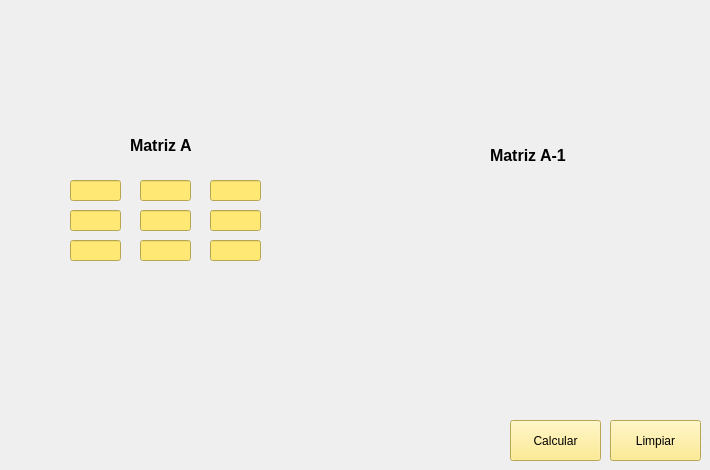
   <widget class="QWidget" name="tab_7">
    <attribute name="title">
     <string>Inversa</string>
    </attribute>
    <widget class="QLineEdit" name="txt_Ia22">
     <property name="geometry">
      <rect>
       <x>210</x>
       <y>240</y>
       <width>51</width>
       <height>21</height>
      </rect>
     </property>
     <property name="styleSheet">
      <string notr="true">background-color: rgb(255, 232, 115);
color: rgb(0, 0, 0);</string>
     </property>
    </widget>
    <widget class="QLabel" name="lbl_inv01">
     <property name="geometry">
      <rect>
       <x>500</x>
       <y>180</y>
       <width>61</width>
       <height>16</height>
      </rect>
     </property>
     <property name="font">
      <font>
       <pointsize>10</pointsize>
       <bold>true</bold>
      </font>
     </property>
     <property name="text">
      <string/>
     </property>
    </widget>
    <widget class="QLabel" name="lbl_inv12">
     <property name="geometry">
      <rect>
       <x>570</x>
       <y>210</y>
       <width>61</width>
       <height>16</height>
      </rect>
     </property>
     <property name="font">
      <font>
       <pointsize>10</pointsize>
       <bold>true</bold>
      </font>
     </property>
     <property name="text">
      <string/>
     </property>
    </widget>
    <widget class="QLabel" name="lbl_inv00">
     <property name="geometry">
      <rect>
       <x>430</x>
       <y>180</y>
       <width>61</width>
       <height>16</height>
      </rect>
     </property>
     <property name="font">
      <font>
       <pointsize>10</pointsize>
       <bold>true</bold>
      </font>
     </property>
     <property name="text">
      <string/>
     </property>
    </widget>
    <widget class="QLineEdit" name="txt_Ia21">
     <property name="geometry">
      <rect>
       <x>140</x>
       <y>240</y>
       <width>51</width>
       <height>21</height>
      </rect>
     </property>
     <property name="styleSheet">
      <string notr="true">background-color: rgb(255, 232, 115);
color: rgb(0, 0, 0);</string>
     </property>
    </widget>
    <widget class="QLineEdit" name="txt_Ia11">
     <property name="geometry">
      <rect>
       <x>140</x>
       <y>210</y>
       <width>51</width>
       <height>21</height>
      </rect>
     </property>
     <property name="styleSheet">
      <string notr="true">background-color: rgb(255, 232, 115);
color: rgb(0, 0, 0);</string>
     </property>
    </widget>
    <widget class="QLabel" name="lbl_inv11">
     <property name="geometry">
      <rect>
       <x>500</x>
       <y>210</y>
       <width>61</width>
       <height>16</height>
      </rect>
     </property>
     <property name="font">
      <font>
       <pointsize>10</pointsize>
       <bold>true</bold>
      </font>
     </property>
     <property name="text">
      <string/>
     </property>
    </widget>
    <widget class="QLabel" name="label_58">
     <property name="geometry">
      <rect>
       <x>18</x>
       <y>20</y>
       <width>651</width>
       <height>81</height>
      </rect>
     </property>
     <property name="text">
      <string/>
     </property>
     <property name="pixmap">
      <pixmap>Suma de Matrices (3).png</pixmap>
     </property>
    </widget>
    <widget class="QLabel" name="label_59">
     <property name="geometry">
      <rect>
       <x>640</x>
       <y>160</y>
       <width>61</width>
       <height>111</height>
      </rect>
     </property>
     <property name="layoutDirection">
      <enum>Qt::RightToLeft</enum>
     </property>
     <property name="text">
      <string/>
     </property>
     <property name="textFormat">
      <enum>Qt::AutoText</enum>
     </property>
     <property name="pixmap">
      <pixmap>cerrar-parentesis.png</pixmap>
     </property>
    </widget>
    <widget class="QLineEdit" name="txt_Ia02">
     <property name="geometry">
      <rect>
       <x>210</x>
       <y>180</y>
       <width>51</width>
       <height>21</height>
      </rect>
     </property>
     <property name="styleSheet">
      <string notr="true">background-color: rgb(255, 232, 115);
color: rgb(0, 0, 0);</string>
     </property>
    </widget>
    <widget class="QLabel" name="lbl_inv20">
     <property name="geometry">
      <rect>
       <x>430</x>
       <y>240</y>
       <width>61</width>
       <height>16</height>
      </rect>
     </property>
     <property name="font">
      <font>
       <pointsize>10</pointsize>
       <bold>true</bold>
      </font>
     </property>
     <property name="text">
      <string/>
     </property>
    </widget>
    <widget class="QLineEdit" name="txt_Ia20">
     <property name="geometry">
      <rect>
       <x>70</x>
       <y>240</y>
       <width>51</width>
       <height>21</height>
      </rect>
     </property>
     <property name="styleSheet">
      <string notr="true">background-color: rgb(255, 232, 115);
color: rgb(0, 0, 0);</string>
     </property>
    </widget>
    <widget class="QLineEdit" name="txt_Ia01">
     <property name="geometry">
      <rect>
       <x>140</x>
       <y>180</y>
       <width>51</width>
       <height>21</height>
      </rect>
     </property>
     <property name="styleSheet">
      <string notr="true">background-color: rgb(255, 232, 115);
color: rgb(0, 0, 0);</string>
     </property>
    </widget>
    <widget class="QLabel" name="label_60">
     <property name="geometry">
      <rect>
       <x>340</x>
       <y>160</y>
       <width>81</width>
       <height>111</height>
      </rect>
     </property>
     <property name="layoutDirection">
      <enum>Qt::LeftToRight</enum>
     </property>
     <property name="text">
      <string/>
     </property>
     <property name="pixmap">
      <pixmap>cerrar-parentesi.png</pixmap>
     </property>
    </widget>
    <widget class="QPushButton" name="btn_limpiar3_5">
     <property name="geometry">
      <rect>
       <x>610</x>
       <y>420</y>
       <width>91</width>
       <height>41</height>
      </rect>
     </property>
     <property name="styleSheet">
      <string notr="true">background-color: rgb(255, 232, 115);
color: rgb(0, 0, 0);</string>
     </property>
     <property name="text">
      <string>Limpiar</string>
     </property>
    </widget>
    <widget class="QLabel" name="lbl_inv22">
     <property name="geometry">
      <rect>
       <x>570</x>
       <y>240</y>
       <width>61</width>
       <height>16</height>
      </rect>
     </property>
     <property name="font">
      <font>
       <pointsize>10</pointsize>
       <bold>true</bold>
      </font>
     </property>
     <property name="text">
      <string/>
     </property>
    </widget>
    <widget class="QLabel" name="label_61">
     <property name="geometry">
      <rect>
       <x>490</x>
       <y>140</y>
       <width>91</width>
       <height>31</height>
      </rect>
     </property>
     <property name="font">
      <font>
       <pointsize>12</pointsize>
       <bold>true</bold>
      </font>
     </property>
     <property name="text">
      <string>Matriz A-1</string>
     </property>
    </widget>
    <widget class="QLabel" name="label_62">
     <property name="geometry">
      <rect>
       <x>130</x>
       <y>130</y>
       <width>81</width>
       <height>31</height>
      </rect>
     </property>
     <property name="font">
      <font>
       <pointsize>12</pointsize>
       <bold>true</bold>
      </font>
     </property>
     <property name="text">
      <string>Matriz A </string>
     </property>
    </widget>
    <widget class="QLabel" name="lbl_inv02">
     <property name="geometry">
      <rect>
       <x>570</x>
       <y>180</y>
       <width>61</width>
       <height>16</height>
      </rect>
     </property>
     <property name="font">
      <font>
       <pointsize>10</pointsize>
       <bold>true</bold>
      </font>
     </property>
     <property name="text">
      <string/>
     </property>
    </widget>
    <widget class="QLineEdit" name="txt_Ia00">
     <property name="geometry">
      <rect>
       <x>70</x>
       <y>180</y>
       <width>51</width>
       <height>21</height>
      </rect>
     </property>
     <property name="styleSheet">
      <string notr="true">background-color: rgb(255, 232, 115);
color: rgb(0, 0, 0);</string>
     </property>
    </widget>
    <widget class="QLabel" name="label_63">
     <property name="geometry">
      <rect>
       <x>270</x>
       <y>160</y>
       <width>61</width>
       <height>111</height>
      </rect>
     </property>
     <property name="layoutDirection">
      <enum>Qt::RightToLeft</enum>
     </property>
     <property name="text">
      <string/>
     </property>
     <property name="textFormat">
      <enum>Qt::AutoText</enum>
     </property>
     <property name="pixmap">
      <pixmap>cerrar-parentesis.png</pixmap>
     </property>
    </widget>
    <widget class="QLineEdit" name="txt_Ia10">
     <property name="geometry">
      <rect>
       <x>70</x>
       <y>210</y>
       <width>51</width>
       <height>21</height>
      </rect>
     </property>
     <property name="styleSheet">
      <string notr="true">background-color: rgb(255, 232, 115);
color: rgb(0, 0, 0);</string>
     </property>
    </widget>
    <widget class="QLabel" name="lbl_inv10">
     <property name="geometry">
      <rect>
       <x>430</x>
       <y>210</y>
       <width>61</width>
       <height>16</height>
      </rect>
     </property>
     <property name="font">
      <font>
       <pointsize>10</pointsize>
       <bold>true</bold>
      </font>
     </property>
     <property name="text">
      <string/>
     </property>
    </widget>
    <widget class="QLabel" name="label_64">
     <property name="geometry">
      <rect>
       <x>-30</x>
       <y>160</y>
       <width>81</width>
       <height>111</height>
      </rect>
     </property>
     <property name="layoutDirection">
      <enum>Qt::LeftToRight</enum>
     </property>
     <property name="text">
      <string/>
     </property>
     <property name="pixmap">
      <pixmap>cerrar-parentesi.png</pixmap>
     </property>
    </widget>
    <widget class="QLabel" name="lbl_inv21">
     <property name="geometry">
      <rect>
       <x>500</x>
       <y>240</y>
       <width>61</width>
       <height>16</height>
      </rect>
     </property>
     <property name="font">
      <font>
       <pointsize>10</pointsize>
       <bold>true</bold>
      </font>
     </property>
     <property name="text">
      <string/>
     </property>
    </widget>
    <widget class="QPushButton" name="btn_Inversa">
     <property name="geometry">
      <rect>
       <x>510</x>
       <y>420</y>
       <width>91</width>
       <height>41</height>
      </rect>
     </property>
     <property name="styleSheet">
      <string notr="true">background-color: rgb(255, 232, 115);
color: rgb(0, 0, 0);</string>
     </property>
     <property name="text">
      <string>Calcular</string>
     </property>
    </widget>
    <widget class="QLineEdit" name="txt_Ia12">
     <property name="geometry">
      <rect>
       <x>210</x>
       <y>210</y>
       <width>51</width>
       <height>21</height>
      </rect>
     </property>
     <property name="styleSheet">
      <string notr="true">background-color: rgb(255, 232, 115);
color: rgb(0, 0, 0);</string>
     </property>
    </widget>
   </widget>
